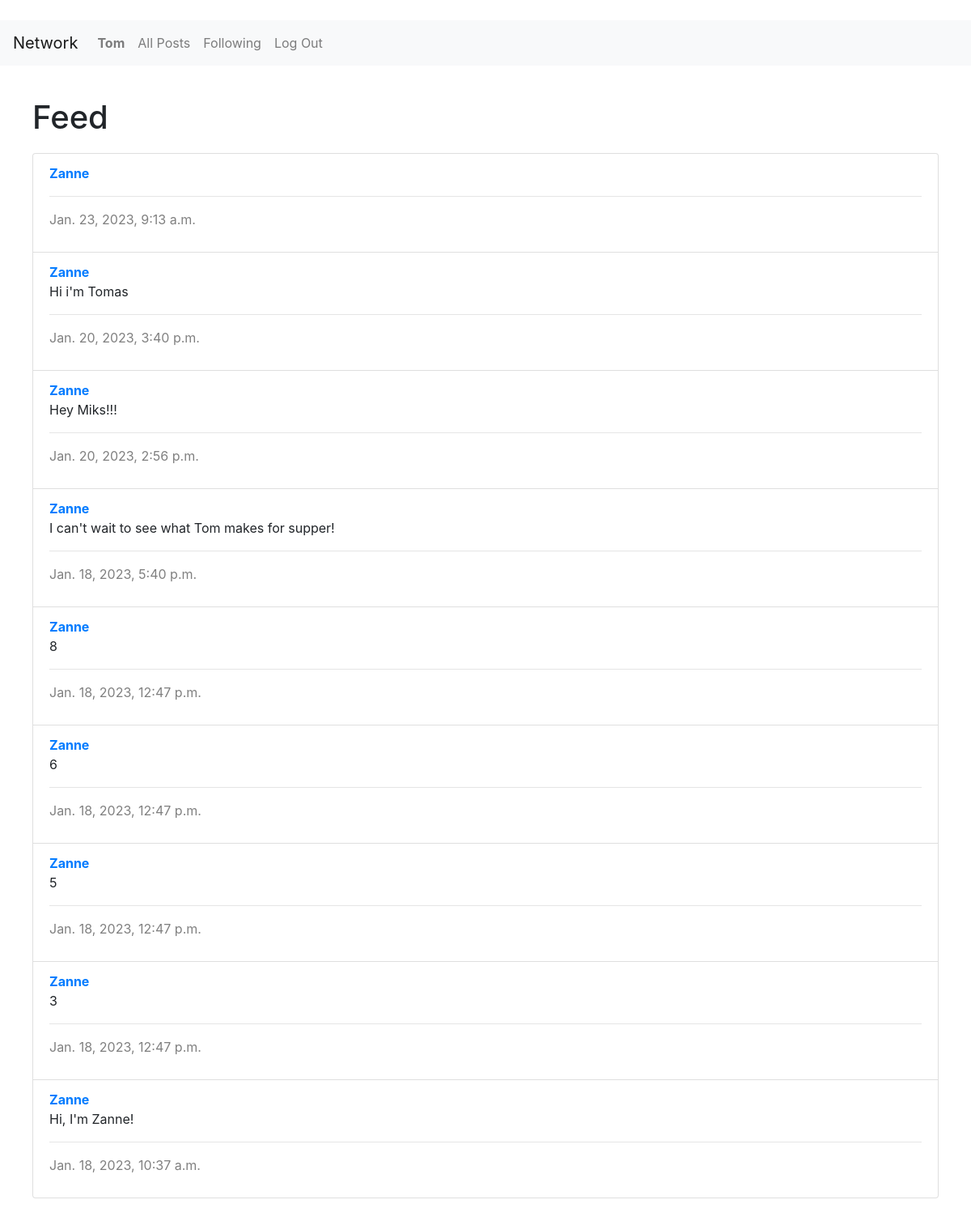
Page /following (signed in) on the committed database.
### network/models.py (models this page shows)
class User(AbstractUser):
    pass

class Post(models.Model):
    author = models.ForeignKey(User, on_delete = models.CASCADE, related_name="author")
    created = models.DateTimeField(default = timezone.now)
    body = models.CharField(max_length = 140)
    def __str__(self):
        return f"User {self.author}'s {self.id} post, created on {self.created.strftime('%d/%m/%Y, %H:%M:%S')}"

### network/views.py (the view)
# urls.py: path("following", views.following, name="following"),
def following(request):
    user = User.objects.get(pk=request.user.id)
    follows = Follow.objects.filter(user_following = user)
    all_posts = Post.objects.all().order_by("id").reverse()
    followed_posts = []
    for person in follows:
        print(person)
        for post in all_posts:
            print(f"{post.author} made {post}")
            if post.author == person.user_followed:
                followed_posts.append(post)
    p = Paginator(followed_posts, 10)
    page_num = request.GET.get('page', 1)
    page = p.page(page_num)
    return render(request, "network/following.html", {
        "all_posts": page
    })

### network/models.py (called while the page is built)
    def __str__(self):
        return f"{self.user_following} is following {self.user_followed}"

### network/templates/network/following.html (shortened to what this page needs)
{% extends "network/layout.html" %}
{% block body %}
    <h1>Feed</h1>
    <div>
        <ul class="list-group">
        {% for post in all_posts %}
            <li class="list-group-item">
                <a href="{% url 'profile' user_id=post.author.id%}"><strong>{{ post.author }} </strong></a>
                <p> {{ post.body }} </p>
                <hr>
                <p id="timestamp"> {{ post.created }} </p>
            </li>
        {% endfor %}
        </ul>
    </div>
{% endblock %}

### network/templates/network/layout.html (shortened to what this page needs)
{% load static %}
<!DOCTYPE html>
<html lang="en">
    <head>
        <link rel="stylesheet" href="https://stackpath.bootstrapcdn.com/bootstrap/4.4.1/css/bootstrap.min.css">
        <link href="{% static 'network/styles.css' %}" rel="stylesheet">
        <link rel="stylesheet" href="https://cdnjs.cloudflare.com/ajax/libs/font-awesome/4.7.0/css/font-awesome.min.css">
    </head>
    <body>
        <nav class="navbar navbar-expand-lg navbar-light bg-light">
            <a class="navbar-brand" href="{% url 'index' %}">Network</a>
            <div>
              <ul class="navbar-nav mr-auto">
                {% if user.is_authenticated %}
                    <li class="nav-item">
                        <a class="nav-link" href="{% url 'profile' user_id=request.user.id%}"><strong>{{ request.user.username }}</strong></a>
                    </li>
                {% endif %}
                <li class="nav-item">
                  <a class="nav-link" href="{% url 'index' %}">All Posts</a>
                </li>
                {% if user.is_authenticated %}
                    <li class="nav-item">
                        <a class="nav-link" href="{% url 'following' %}">Following</a>
                    </li>
                    <li class="nav-item">
                        <a class="nav-link" href="{% url 'logout' %}">Log Out</a>
                    </li>
                {% endif %}
              </ul>
            </div>
          </nav>
        <div class="body">
            {% block body %}
            {% endblock %}
        </div>
    </body>
</html>

### network/static/network/styles.css (style rules this page uses)
.body { margin: 40px }
.list-group { margin-top: 20px }
#timestamp { color: gray; }
nav { margin-top: 25px; }

### rows in the picture
User: user.username "Tom"
Post: author "Zanne", created "Jan. 23, 2023, 9:13 a.m."
Post: author "Zanne", body "Hi i'm Tomas", created "Jan. 20, 2023, 3:40 p.m."
Post: author "Zanne", body "Hey Miks!!!", created "Jan. 20, 2023, 2:56 p.m."
Post: author "Zanne", body "I can't wait to see what Tom makes for supper!", created "Jan. 18, 2023, 5:40 p.m."
Post: author "Zanne", body "8", created "Jan. 18, 2023, 12:47 p.m."
Post: author "Zanne", body "6", created "Jan. 18, 2023, 12:47 p.m."
Post: author "Zanne", body "5", created "Jan. 18, 2023, 12:47 p.m."
Post: author "Zanne", body "3", created "Jan. 18, 2023, 12:47 p.m."
Post: author "Zanne", body "Hi, I'm Zanne!", created "Jan. 18, 2023, 10:37 a.m."
